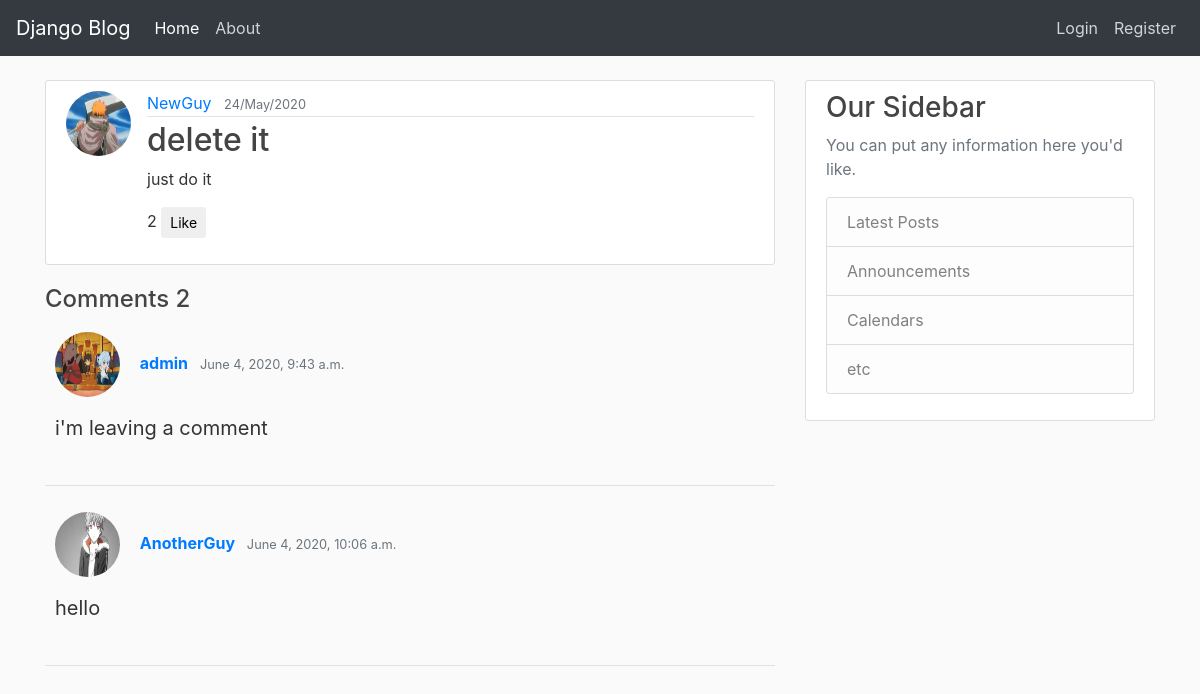
Screenshot of /post/12/ with the database file from the repository.
### blog/models.py (models this page shows, shortened)
class Post(models.Model):
    title=models.CharField(max_length=100)
    content=models.TextField()
    date_created=models.DateTimeField(default=timezone.now)
    likes=models.ManyToManyField(User,related_name='like',blank=True)
    comments=models.ManyToManyField(Comment,blank=True)
    author=models.ForeignKey(User,on_delete=models.CASCADE,related_name='author')

class Comment(models.Model):
    content=models.CharField(max_length=1000)
    date_created=models.DateTimeField(default=timezone.now)
    author=models.ForeignKey(User,on_delete=models.CASCADE)

### users/models.py (models this page shows, shortened)
class Profile(models.Model):
    user=models.OneToOneField(User,on_delete=models.CASCADE)
    image=models.ImageField(default='./profile_pics/default.jpg',upload_to="profile_pics")

### blog/views.py (the view, shortened to what this page needs)
# urls.py: path('post/<int:pk>/', views.PostDetailView.as_view(),name="post-details"),
class PostDetailView( FormMixin,DetailView):
    model=Post
    ordering=['date_created']
    form_class=addComment

### blog/templates/blog/post_detail.html (shortened to what this page needs)
{% extends "blog/base.html" %}
{% block content %}
{% load crispy_forms_tags %}
    <article class="media content-section">
        <img class="rounded-circle article-img" src="{{ post.author.profile.image.url }}">
        <div class="media-body">
            <div class="article-metadata">
                <a class="mr-2" href="{% url 'other-user' post.author %}">{{ post.author }}</a>
                <small class="text-muted">{{ post.date_created|date:"d/F/Y" }}</small>
            </div>
            <h2 class="article-title">{{ post.title }}</h2>
            <p class="article-content">{{ post.content }}</p>
            <div id="like-section" >
                {% include 'blog/likes.html' %}
            </div>
        </div>
    </article>
    <div id="comment-section" >
        {% include 'blog/comments.html' %}
    </div>
{% endblock content %}

### blog/templates/blog/likes.html (shortened to what this page needs)
<p>
    <form action="{% url 'post-like' %}" method="post">
        {{ post.likes.count }}
        {% if user in post.likes.all %}
            {% if user.is_authenticated %}
                <button type="submit" id="like" value="{{ post.id }}" class="btn btn-secondary btn-sm">Dislike</button>
            {% else %}
                <button type="submit" id="like" value="{{ post.id }}" class="btn btn-disabled btn-sm">Dislike</button>
            {% endif %}
        {% else %}
            {% if user.is_authenticated %}
                <button type="submit" id="like" value="{{ post.id }}" class="btn btn-primary btn-sm">Like</button>
            {% else %}
                <button type="submit" id="like" value="{{ post.id }}" class="btn btn-disabled btn-sm">Like</button>
            {% endif %}
        {% endif %}
  </form>
</p>

### blog/templates/blog/comments.html (shortened to what this page needs)
{% load crispy_forms_tags %}
<h4>Comments {{ post.comments.count }}</h4>
{% for comment in post.comments.all %}
    <span>
        <div class="comments" style="padding: 10px;">
            <p class="font-weight-bold">
                <img class="rounded-circle article-img" src="{{ comment.author.profile.image.url }}">
                <a class="mr-2" href="{% url 'other-user' comment.author %}">{{ comment.author }}</a>
                <span class=" text-muted font-weight-normal">
                    <small>
                {{ comment.date_created }}
                </small>
                </span>
            </p>
            <blockquote class="blockquote">
                <p class="mb-0 ">{{ comment.content | linebreaks }}</p>
            </blockquote>
        </div>
    </span>
    <hr>
{% endfor %}

### blog/static/blog/css/main.css (style rules this page uses)
body { background: #fafafa; color: #333333; margin-top: 5rem; }
h1, h2, h3, h4, h5, h6 { color: #444444; }
.content-section { background: #ffffff; padding: 10px 20px; border: 1px solid #dddddd; border-radius: 3px; margin-bottom: 20px; }
.article-title { color: #444444; }
.article-content { white-space: pre-line; }
.article-img { height: 65px; width: 65px; margin-right: 16px; }
.article-metadata { padding-bottom: 1px; margin-bottom: 4px; border-bottom: 1px solid #e3e3e3 }

### rows the page displays
Post: author.profile.image (picture), author "NewGuy", date_created "24/May/2020", title "delete it", content "just do it", likes.count "2", comments.count "2"
Comment: author.profile.image (picture), author "admin", date_created "June 4, 2020, 9:43 a.m.", content "i'm leaving a comment"
Comment: author.profile.image (placeholder picture), author "AnotherGuy", date_created "June 4, 2020, 10:06 a.m.", content "hello"
